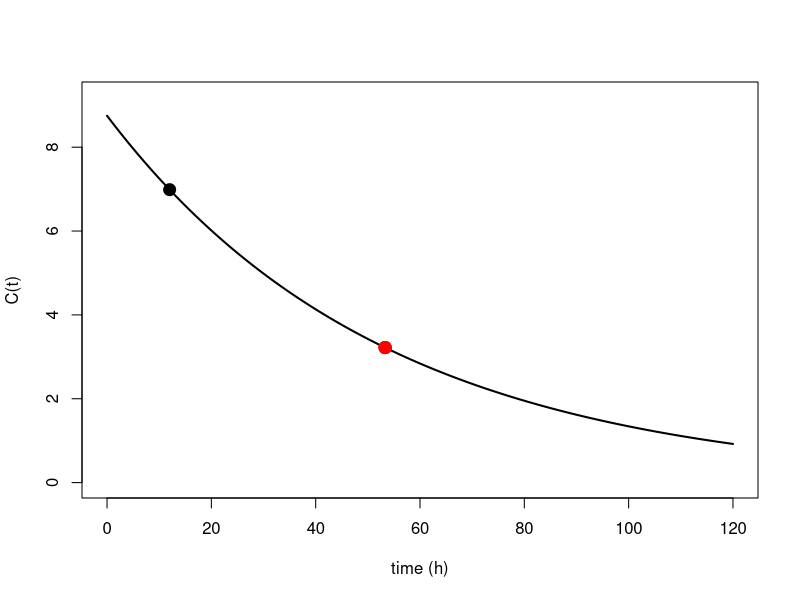

The R script that drew this image:
fn <- function(x, y) {
  z <- 5 * y
}

# When I change x, what will happen?
# Is z sensitive to x? 
# 
#  numerical_illustration_live.R
# 

CL     <- 0.15        # clearance, L/h
V      <- 8           # volume of distribution, L
D      <- 70          # dose, mg (IV bolus)
sigma2 <- 1           # residual variance (constant)

k <- CL / V                     # elimination rate constant
# what is 1/k? 

M_i <- function(t) {
  prefactor <- D^2 * exp(-2*k*t) / (sigma2 * V^4)
  ktm1      <- k*t - 1
  prefactor * matrix(c(t^2,        -t * ktm1,
                       -t * ktm1,   ktm1^2), nrow = 2, ncol = 2,
                     dimnames = list(c("CL", "V"), c("CL", "V")))
}

# Try it on a single time point
M_at_12h <- M_i(12)

# Talking points:
#  - Note the off-diagonal elements -- these capture CL/V correlation.
#  - At t = 1/k = 53.33, the (V,V) element is almost 0. Try it:
M_i(1/k)

M_list <- lapply(c(1/k, 12), M_i)
M_list


M <- Reduce(`+`, M_list)
detM <- det(M)
#detM
Minv <- solve(M)
rse_CL <- 100 * sqrt(Minv[1,1]) / CL
rse_V  <- 100 * sqrt(Minv[2,2]) / V

Msingular <- lapply(c(53.3, 53.3001, 53.3002), M_i)
Msingular
Ms <- Reduce(`+`, Msingular)
MsInv <- solve(Ms)
det(Ms) # Very small value

rse_CL1 <- 100 * sqrt(MsInv[1,1]) / CL
rse_V1  <- 100 * sqrt(MsInv[2,2]) / V

# plot 
C_t <- function(t) (D/V) * exp(-k*t)
t_grid <- seq(0, 120, length.out = 200)

plot(t_grid, C_t(t_grid), type = "l", lwd = 2,
      xlab = "time (h)", ylab = "C(t)",
       ylim = c(0, D/V * 1.05))
points(c(1/k, 12), C_t(c(1/k, 12)), pch = 19, cex = 1.6)
points(c(53.3, 53.3001, 53.3002), C_t(c(53.3, 53.3001, 53.3002)), pch = 19, cex = 1.6, col="red")
